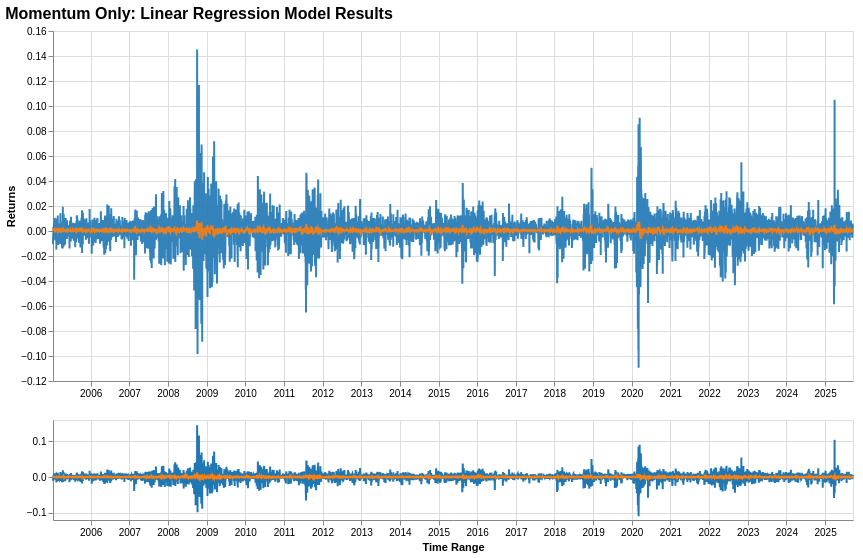

Source (notebook cell):
### Code cell
# Plot 1: Standard comparison (might still show small predictions)
chart1 = create_prediction_chart(y, y_pred, df_clean['Date'], "Momentum Only: Linear Regression Model Results")

chart1

### Figure 1 — Vega-Lite specification as saved in the notebook (floating-point values rounded to 4 significant figures; data arrays with more than 128 entries replaced by an {"elided": "..."} marker saying what was removed)
{"config": {"view": {"continuousWidth": 300, "continuousHeight": 300}, "title": {"anchor": "start", "fontSize": 16}}, "vconcat": [{"layer": [{"mark": {"type": "line"}, "encoding": {"color": {"field": "series_type", "scale": {"domain": ["actual", "predicted"], "range": ["#1f77b4", "#ff7f0e"]}, "title": "Series", "type": "nominal"}, "opacity": {"value": 0.9}, "x": {"field": "date", "title": null, "type": "temporal"}, "y": {"field": "value", "scale": {"zero": false}, "title": "Returns", "type": "quantitative"}}, "name": "view_25"}, {"mark": {"type": "rule", "color": "gray", "strokeWidth": 1}, "encoding": {"x": {"field": "date", "type": "temporal"}}, "transform": [{"filter": {"param": "param_32", "empty": false}}]}, {"mark": {"type": "text", "align": "left", "dx": 5, "dy": -5}, "encoding": {"color": {"field": "series_type", "type": "nominal"}, "text": {"condition": {"param": "param_32", "empty": false, "field": "value", "format": ".4f", "type": "quantitative"}, "value": ""}, "x": {"field": "date", "type": "temporal"}}, "transform": [{"filter": {"param": "param_32", "empty": false}}]}], "height": 350, "transform": [{"filter": {"param": "param_31"}}], "width": 800}, {"mark": {"type": "line"}, "encoding": {"color": {"field": "series_type", "legend": null, "scale": {"domain": ["actual", "predicted"], "range": ["#1f77b4", "#ff7f0e"]}, "type": "nominal"}, "x": {"field": "date", "title": "Time Range", "type": "temporal"}, "y": {"field": "value", "scale": {"zero": false}, "title": null, "type": "quantitative"}}, "height": 100, "name": "view_26", "width": 800}], "data": {"name": "data-d95b5fb6d01c4f80738753710161e664"}, "params": [{"name": "param_32", "select": {"type": "point", "clear": "mouseout", "fields": ["date"], "nearest": true, "on": "mouseover"}, "views": ["view_25"]}, {"name": "param_31", "select": {"type": "interval", "encodings": ["x"]}, "views": ["view_26"]}], "title": "Momentum Only: Linear Regression Model Results", "$schema": "https://vega.github.io/schema/vega-lite/v5.20.1.json", "datasets": {"data-d95b5fb6d01c4f80738753710161e664": {"elided": "10426 records"}}}
